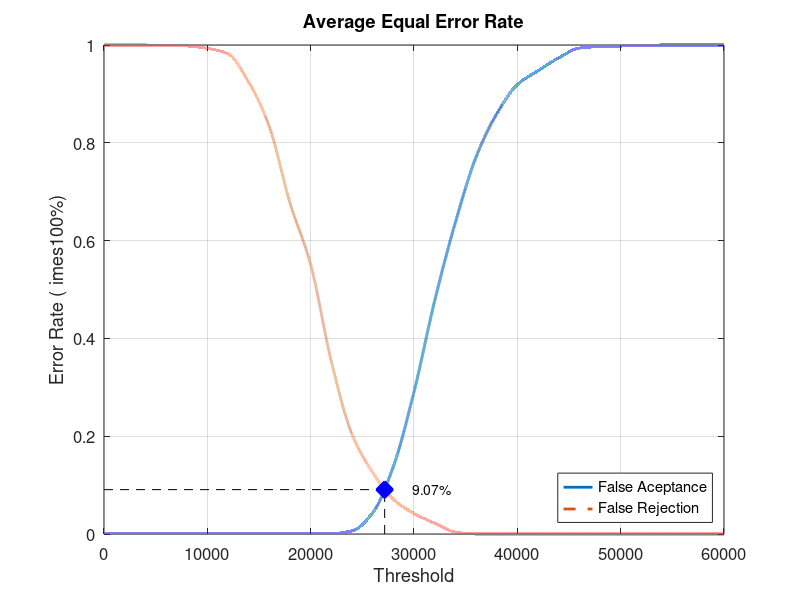
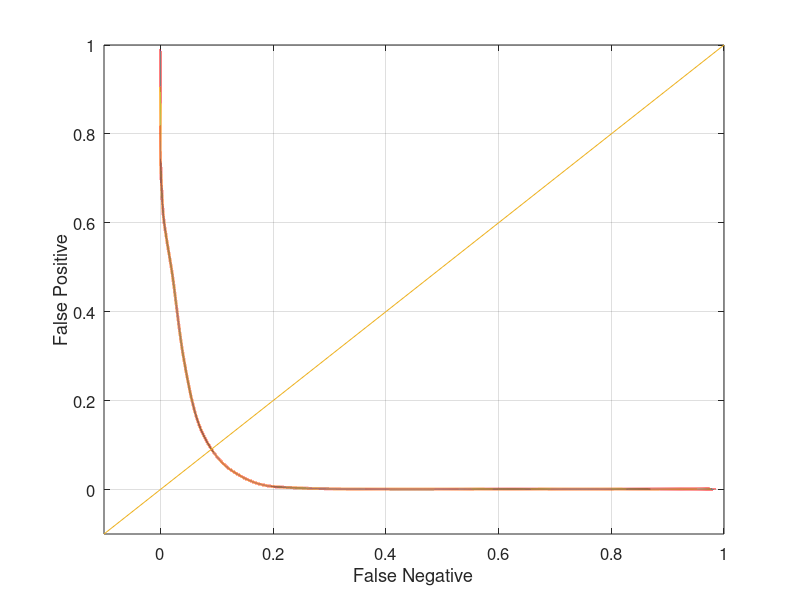

The MATLAB script that drew these images, in order:
close all;
clear;
clc;
x = 0:2000:60000;
xq = 0:0.5:60000;

y0 = [0 0.00105263 0.00105263 0.00105263 0.00105263 0.00105263 0.00105263 0.00105263 0.00105263 0.00105263 0.00105263 0.00105263 0.00631579 0.0431579 0.137895 0.290526 0.476842 0.636842 0.770526 0.858947 0.918947 0.947368 0.973684 0.993684 0.996842 0.997895 0.998947 1 1 1 1]
yy0 = interp1(x, y0, xq, 'pchip');
y1 = [1 1 1 0.998 0.998 0.993 0.982 0.924 0.833 0.677 0.551 0.353 0.204 0.126 0.071 0.042 0.022 0.004 0 0 0 0 0 0 0 0 0 0 0 0 0]
yy1 = interp1(x, y1, xq, 'pchip');

% Calculating EER: 
y2 = abs(y0 - y1);
find(y2 == min(y2))
yy2 = abs(yy0 - yy1);
xEER = find(yy2 == min(yy2));
xEERIndex = xq(xEER) % X-axis EER
yEER = yy0(xEER) % Y-axis EER

main = figure
plot(xq, yy0,'-','LineWidth', 2);	hold on
plot(xq, yy1,'--','LineWidth', 2);	hold on
plot([xEERIndex xEERIndex], [0 yEER], 'k--');	hold on
plot([0 xEERIndex], [yEER yEER], 'k--');	hold on
plot(xEERIndex, yEER, 'bx', 'LineWidth', 10);	hold on
text(xEERIndex + 10 * xEERIndex / 100, yEER, [num2str(round((10000 * yEER)) / 100) '%'])
legend('False Aceptance', 'False Rejection', 'Location', 'SouthEast')
xlabel('Threshold')
ylabel('Error Rate (	imes100%)')
title('Average Equal Error Rate')
set(gca, 'FontSize', 12)
axis([0 60000 0 1])
grid on

print(main, 'Database2AverageMain', '-dpng');
FNRxFPR = figure('Color', [1 1 1]);
plot(yy1, yy0, '-', yy1, yy0, 'LineWidth', 2);
hold on
y = -0.1:0.1:1
plot(y, y); 
set(gca, 'FontSize', 12)
xlabel('False Negative')
ylabel('False Positive')
axis([-0.1 1 -0.1 1])
set(gca, 'FontSize', 12)
grid on

print(FNRxFPR, 'Database2AverageFNRxFPR','-dpng');
